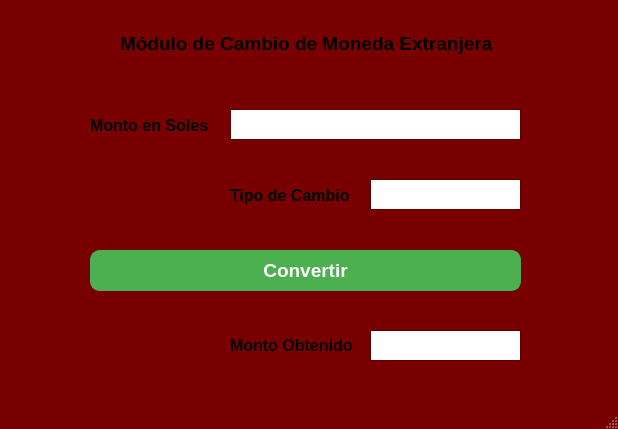
<?xml version="1.0" encoding="UTF-8"?>
<ui version="4.0">
 <class>MainWindow</class>
 <widget class="QMainWindow" name="MainWindow">
  <property name="geometry">
   <rect>
    <x>0</x>
    <y>0</y>
    <width>618</width>
    <height>429</height>
   </rect>
  </property>
  <property name="palette">
   <palette>
    <active>
     <colorrole role="Window">
      <brush brushstyle="SolidPattern">
       <color alpha="255">
        <red>121</red>
        <green>0</green>
        <blue>0</blue>
       </color>
      </brush>
     </colorrole>
    </active>
    <inactive>
     <colorrole role="Window">
      <brush brushstyle="SolidPattern">
       <color alpha="255">
        <red>121</red>
        <green>0</green>
        <blue>0</blue>
       </color>
      </brush>
     </colorrole>
    </inactive>
    <disabled>
     <colorrole role="Base">
      <brush brushstyle="SolidPattern">
       <color alpha="255">
        <red>121</red>
        <green>0</green>
        <blue>0</blue>
       </color>
      </brush>
     </colorrole>
     <colorrole role="Window">
      <brush brushstyle="SolidPattern">
       <color alpha="255">
        <red>121</red>
        <green>0</green>
        <blue>0</blue>
       </color>
      </brush>
     </colorrole>
    </disabled>
   </palette>
  </property>
  <property name="windowTitle">
   <string>CAMBIO DE DOLARES</string>
  </property>
  <property name="dockNestingEnabled">
   <bool>false</bool>
  </property>
  <property name="unifiedTitleAndToolBarOnMac">
   <bool>false</bool>
  </property>
  <widget class="QWidget" name="centralwidget">
   <property name="autoFillBackground">
    <bool>false</bool>
   </property>
   <widget class="QLabel" name="label">
    <property name="geometry">
     <rect>
      <x>120</x>
      <y>30</y>
      <width>373</width>
      <height>26</height>
     </rect>
    </property>
    <property name="font">
     <font>
      <pointsize>14</pointsize>
      <bold>true</bold>
     </font>
    </property>
    <property name="text">
     <string>Módulo de Cambio de Moneda Extranjera</string>
    </property>
   </widget>
   <widget class="QLabel" name="label_2">
    <property name="geometry">
     <rect>
      <x>90</x>
      <y>110</y>
      <width>131</width>
      <height>31</height>
     </rect>
    </property>
    <property name="font">
     <font>
      <pointsize>12</pointsize>
      <bold>true</bold>
     </font>
    </property>
    <property name="text">
     <string>Monto en Soles</string>
    </property>
   </widget>
   <widget class="QTextEdit" name="txtMontoSoles">
    <property name="geometry">
     <rect>
      <x>230</x>
      <y>109</y>
      <width>291</width>
      <height>31</height>
     </rect>
    </property>
   </widget>
   <widget class="QTextEdit" name="txtTipoCambio">
    <property name="geometry">
     <rect>
      <x>370</x>
      <y>179</y>
      <width>151</width>
      <height>31</height>
     </rect>
    </property>
   </widget>
   <widget class="QLabel" name="label_3">
    <property name="geometry">
     <rect>
      <x>230</x>
      <y>180</y>
      <width>131</width>
      <height>31</height>
     </rect>
    </property>
    <property name="font">
     <font>
      <pointsize>12</pointsize>
      <bold>true</bold>
     </font>
    </property>
    <property name="text">
     <string>Tipo de Cambio</string>
    </property>
   </widget>
   <widget class="QPushButton" name="btnCambiar">
    <property name="geometry">
     <rect>
      <x>90</x>
      <y>250</y>
      <width>431</width>
      <height>41</height>
     </rect>
    </property>
    <property name="font">
     <font>
      <pointsize>14</pointsize>
      <bold>true</bold>
     </font>
    </property>
    <property name="styleSheet">
     <string notr="true">QPushButton{
	background-color: #4CAF50; /* Verde */
	color: white; /* Texto en blanco */
	border-radius: 10px; /* Bordes redondeados opcionales  */
border: 2px solid  #4CAF50 ; /* Borde */
}

QPushButton:hover {
	background-color: #45a049; /* Cambiar el color al pasa el mouse */
}

QPushButton:pressed {
	background-color: #3e8e41; /* Cambiar el color al hacer click */
}</string>
    </property>
    <property name="text">
     <string>Convertir</string>
    </property>
   </widget>
   <widget class="QLabel" name="label_4">
    <property name="geometry">
     <rect>
      <x>230</x>
      <y>330</y>
      <width>131</width>
      <height>31</height>
     </rect>
    </property>
    <property name="font">
     <font>
      <pointsize>12</pointsize>
      <bold>true</bold>
     </font>
    </property>
    <property name="text">
     <string>Monto Obtenido</string>
    </property>
   </widget>
   <widget class="QTextEdit" name="txtMontoObtenido">
    <property name="geometry">
     <rect>
      <x>370</x>
      <y>330</y>
      <width>151</width>
      <height>31</height>
     </rect>
    </property>
   </widget>
  </widget>
  <widget class="QStatusBar" name="statusbar"/>
 </widget>
 <resources/>
 <connections/>
</ui>
